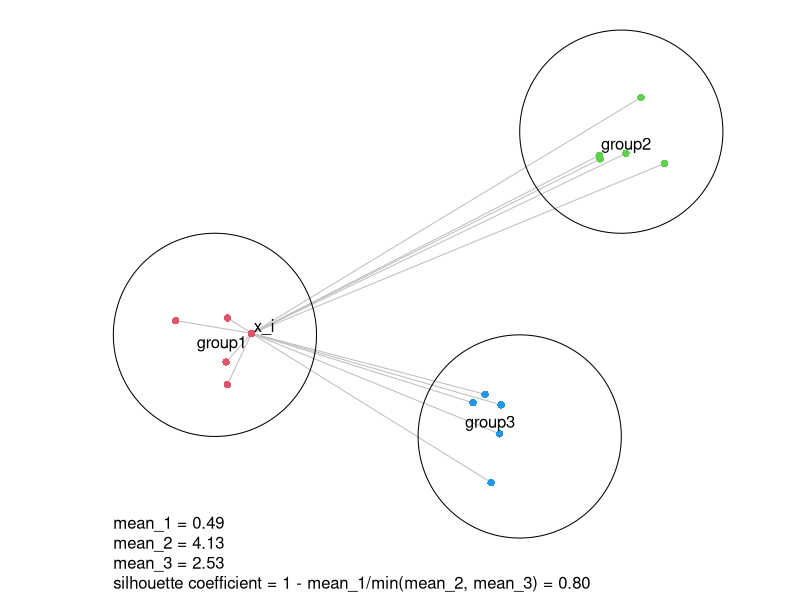

Reproduce this figure in R.
library(circlize)
library(GetoptLong)

random_points = function(n, x = 0, y = 0, r = 1) {
	data.frame(x = runif(n, min = -0.5, max = 0.5)*r + x,
	           y = runif(n, min = -0.5, max = 0.5)*r + y)

}

mean_dist = function(x, y, df) {
	d = (nrow(df))
	for(i in seq_len(nrow(df))) {
		d[i] = sqrt((x - df[i, 1]) ^ 2 + (y - df[i, 2]) ^ 2)
	}
	mean(d)
}


make_silhouette_example = function() {
	set.seed(1234)
	df1 = random_points(5, x = -2, y = 0, r = 1)
	df2 = random_points(5, x = 2, y = 2)
	df3 = random_points(5, x = 1, y = -1)
	par(xpd = NA)
	plot(rbind(df1, df2, df3), col = rep(2:4, each = 5), pch = 16, axes = FALSE, ann = FALSE, asp = 1)

	i = which.max(df1[, 1])
	segments(df1[i, 1], df1[i, 2], df1[-i, 1], df1[-i, 2], col = "grey")
	segments(df1[i, 1], df1[i, 2], df2[, 1], df2[, 2], col = "grey")
	segments(df1[i, 1], df1[i, 2], df3[, 1], df3[, 2], col = "grey")
	points(rbind(df1, df2, df3), col = rep(2:4, each = 5), pch = 16)
	draw.sector(center = c(-2, 0), rou1 = 1)
	draw.sector(center = c(2, 2), rou1 = 1)
	draw.sector(center = c(1, -1), rou1 = 1)
	text(df1[i, 1], df1[i, 2], 'x_i', adj = c(-0.1, -0.1))
	text(mean(df1[, 1]), mean(df1[, 2]), "group1")
	text(mean(df2[, 1]), mean(df2[, 2]), "group2")
	text(mean(df3[, 1]), mean(df3[, 2]), "group3")


	m1 = mean_dist(df1[i, 1], df1[i, 2], df1[-i, ])
	m2 = mean_dist(df1[i, 1], df1[i, 2], df2[, ])
	m3 = mean_dist(df1[i, 1], df1[i, 2], df3[, ])

	txt = qq(
"mean_1 = @{sprintf('%.2f', m1)}
mean_2 = @{sprintf('%.2f', m2)}
mean_3 = @{sprintf('%.2f', m3)}
silhouette coefficient = 1 - mean_1/min(mean_2, mean_3) = @{sprintf('%.2f', 1 - m1/min(c(m2, m3)))}")
	
	text(-3, -2.5, txt, adj = c(0, 0), cex = 1)
}

make_silhouette_example()
